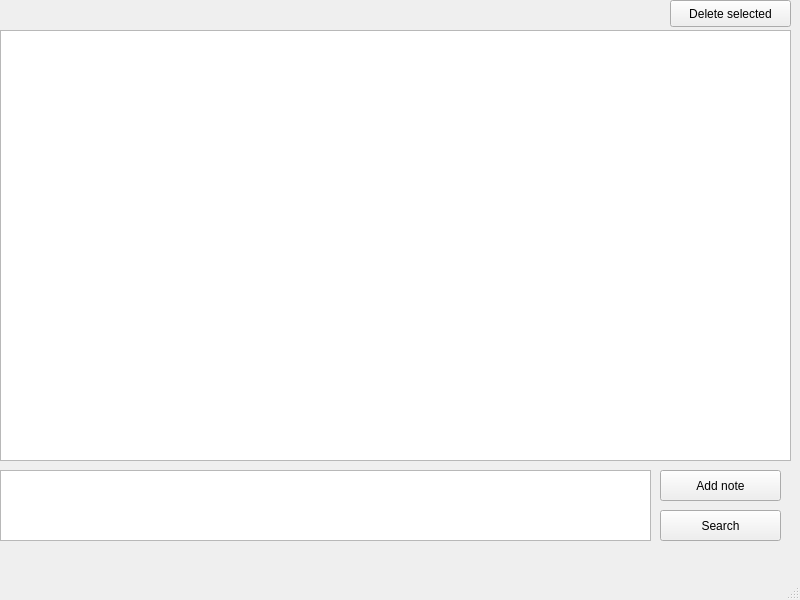
<?xml version="1.0" encoding="UTF-8"?>
<ui version="4.0">
 <class>MainWindow</class>
 <widget class="QMainWindow" name="MainWindow">
  <property name="geometry">
   <rect>
    <x>0</x>
    <y>0</y>
    <width>800</width>
    <height>600</height>
   </rect>
  </property>
  <property name="windowTitle">
   <string>MainWindow</string>
  </property>
  <widget class="QWidget" name="centralwidget">
   <widget class="QPushButton" name="pushButton">
    <property name="geometry">
     <rect>
      <x>660</x>
      <y>470</y>
      <width>121</width>
      <height>31</height>
     </rect>
    </property>
    <property name="text">
     <string>Add note</string>
    </property>
   </widget>
   <widget class="QTextEdit" name="textEdit">
    <property name="geometry">
     <rect>
      <x>0</x>
      <y>470</y>
      <width>651</width>
      <height>71</height>
     </rect>
    </property>
   </widget>
   <widget class="QListWidget" name="listWidget">
    <property name="geometry">
     <rect>
      <x>0</x>
      <y>30</y>
      <width>791</width>
      <height>431</height>
     </rect>
    </property>
   </widget>
   <widget class="QPushButton" name="pushButton_2">
    <property name="geometry">
     <rect>
      <x>660</x>
      <y>510</y>
      <width>121</width>
      <height>31</height>
     </rect>
    </property>
    <property name="text">
     <string>Search</string>
    </property>
   </widget>
   <widget class="QPushButton" name="pushButton_3">
    <property name="geometry">
     <rect>
      <x>670</x>
      <y>0</y>
      <width>121</width>
      <height>27</height>
     </rect>
    </property>
    <property name="text">
     <string>Delete selected</string>
    </property>
   </widget>
  </widget>
  <widget class="QMenuBar" name="menubar">
   <property name="geometry">
    <rect>
     <x>0</x>
     <y>0</y>
     <width>800</width>
     <height>27</height>
    </rect>
   </property>
  </widget>
  <widget class="QStatusBar" name="statusbar"/>
 </widget>
 <resources/>
 <connections/>
</ui>
